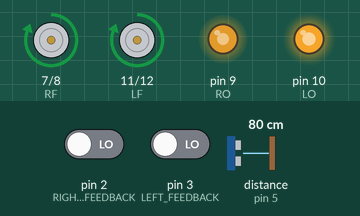
A sketch run on a simulated Arduino Uno, built with avr-gcc and run on an emulated ATmega328P. Shown: motor-driver pin pairs drawn as motors (green arrow = first pin HIGH = forward, orange = second pin HIGH = backward, longer = more drive), output pins drawn as LEDs (lit = HIGH). The inputs (shaded band) are chosen by the test bench; at power-on: distance to the obstacle (sensor on pin 5) 80 cm, pin 2 (RIGHT_FEEDBACK) LOW, pin 3 (LEFT_FEEDBACK) LOW. The echo pulse lasts 58.3 µs per cm.

Above: at 1.2 s.
1.3 s: distance to the obstacle (sensor on pin 5) set to 22 cm
2.8 s: distance to the obstacle (sensor on pin 5) set to 17 cm
At 4.4 s:
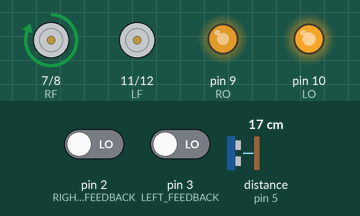
5.8 s: distance to the obstacle (sensor on pin 5) set to 35 cm
At 6.75 s:
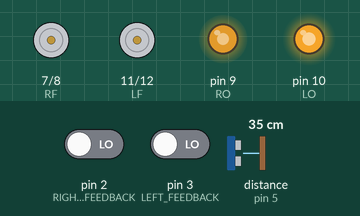
Timing chart, 0 to 8.8 s (numbered marks = the images above; inputs shaded):
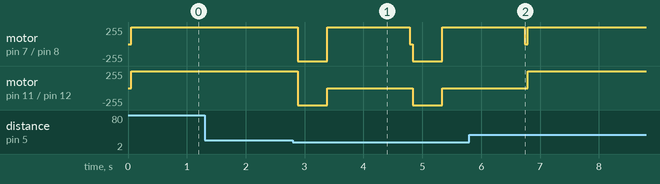

The sketch:

story11.ino
```cpp
#include <NewPing.h>

#define TRIGGER_PIN  4 // Arduino pin tied to trigger pin on the ultrasonic sensor.
#define ECHO_PIN     5 // Arduino pin tied to echo pin on the ultrasonic sensor.
#define MAX_DISTANCE 200 // Maximum distance we want to ping for (in centimeters). Maximum sensor distance is rated at 400-500cm.

NewPing sonar(TRIGGER_PIN, ECHO_PIN, MAX_DISTANCE); // NewPing setup of pins and maximum distance.

int RF = 7;
int RB = 8;
int RO = 9;
int LO = 10;
int LF = 11;
int LB = 12;

const int LEFT_FEEDBACK = 3;
const int RIGHT_FEEDBACK = 2;

volatile int leftcounter = 0;
volatile int rightcounter = 0;

int LEFT_SPD = 235;
int RIGHT_SPD = 190;

int start_time = 0;

float distance_measured = 150;

// the setup function runs once when you press reset or power the board
void setup() {
  pinMode(RF, OUTPUT);    //rightmotor fowrards
  pinMode(RB, OUTPUT);    //rightmotor backwards
  pinMode(RO, OUTPUT);
  pinMode(LO, OUTPUT);
  pinMode(LF, OUTPUT);   //leftmotor forwards
  pinMode(LB, OUTPUT);   //leftmotor backwards

  Serial.begin(115200);
  attachInterrupt(digitalPinToInterrupt(LEFT_FEEDBACK), LeftMotorISR, RISING);
  attachInterrupt(digitalPinToInterrupt(RIGHT_FEEDBACK), RightMotorISR, RISING);

  analogWrite(RO, RIGHT_SPD);
  analogWrite(LO, LEFT_SPD);

  distance_measured = sonar.ping_cm();
  distance_measured = 150;
}

// the loop function runs over and over again forever
void loop() {
  delay(50);

  forward();
  if (distance_measured < 20 && distance_measured > 0) {
    backward();
    delay(500);
    Stop();
    Turnleft(1400);
  }

  distance_measured = sonar.ping_cm();
}
```

functions.ino
```cpp
void forward() {
  digitalWrite(RB, LOW);   // turn the LED on (HIGH is the voltage level)
  digitalWrite(LB, LOW);
  digitalWrite(RF, HIGH);   // turn the LED on (HIGH is the voltage level)
  digitalWrite(LF, HIGH);
}

void backward() {
  digitalWrite(RF, LOW);   // turn the LED on (HIGH is the voltage level)
  digitalWrite(LF, LOW);
  digitalWrite(RB, HIGH);   // turn the LED on (HIGH is the voltage level)
  digitalWrite(LB, HIGH);
}
void Stop() {
  digitalWrite(RF, LOW);   // turn the LED on (HIGH is the voltage level)
  digitalWrite(LF, LOW);
  digitalWrite(RB, LOW);   // turn the LED on (HIGH is the voltage level)
  digitalWrite(LB, LOW);
}

void S_left() {
  digitalWrite(RF, HIGH);   // turn the LED on (HIGH is the voltage level)

}

void S_right() {
  digitalWrite(LF, HIGH);   // turn the LED on (HIGH is the voltage level)
}

void LeftMotorISR() {
  leftcounter++;
}

void RightMotorISR() {
  rightcounter++;
}

void Turnleft(int r_time) {
  digitalWrite(RF, HIGH);
  delay(r_time);
  Stop();
}

void Turnright(int r_time) {
  digitalWrite(LF, HIGH);
  delay(r_time);
  Stop();
}

void Turnleftbackward(int r_time) {
  digitalWrite(RB, HIGH);
  delay(r_time);
  Stop();
}

void Turnrightbackward(int r_time) {
  digitalWrite(LB, HIGH);
  delay(r_time);
  Stop();
}
```

Measured:
- the behaviour switches between 20 and 19 cm on distance to the obstacle (sensor on pin 5) (found by bisection; images 0 and 1)
- after the input at 1.3 s, every drawn part: stays the same
- after the input at 2.8 s, motor on pin 7 (RF) / pin 8 (RB): alternates forward 255/255 for 1.4 s and backward 255/255 for 0.53 s, starting after 0.09 s; motor on pin 11 (LF) / pin 12 (LB): alternates backward 255/255 for 0.50 s and stopped for 1.5 s, starting after 0.09 s
